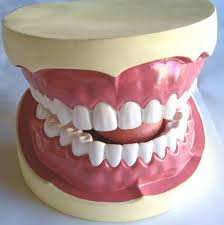
#> input picture ToothDetection/Teeth_Target/Target.jpg, 224 x 225 px, found by its file name
$ python TETS5.py
#> lines starting #> are read from the running program, lines starting #| are printed output that depends on the picture
import cv2
import numpy as np
import glob

class MyObj():
    template = None
    w = None
    h = None

def tooth(temp,c):
    res = cv2.matchTemplate(img_gray, temp.template, cv2.TM_CCOEFF_NORMED)
    threshold = 0.95
    loc = np.where(res >= threshold)
    if(len(loc)==0):
        return
    for pt in zip(*loc[::-1]):
        cv2.rectangle(img_rgb, (pt[0]+7,pt[1]+7), (pt[0] + temp.w - 7, pt[1] + temp.h - 7), (0, 0, 255), 2)
        cv2.rectangle(img_gray, pt, (pt[0] + temp.w, pt[1] + temp.h), (0, 0, 255), -1)
        cv2.imshow("NJK",img_gray)
        cv2.waitKey()
        c += 1
        break
    tooth(temp,c)

img_rgb = cv2.imread('Target.jpg')
#> img_rgb is the input picture: shape (225, 224, 3); mean B, G, R 150.6, 154.1, 176.3
img_gray = cv2.cvtColor(img_rgb, cv2.COLOR_BGR2GRAY)
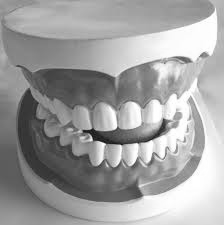
#> img_gray: shape (225, 224); min 18, max 255, mean 160.4

files = glob.glob("./Tooth_images/*")

MyTemplateList = []

for pth in files:
    temp = MyObj()
    temp.template = cv2.imread(pth,0)
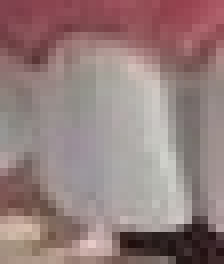
#> input picture ToothDetection/Tooth_images/1.jpg, 28 x 33 px (shown 8 times larger)
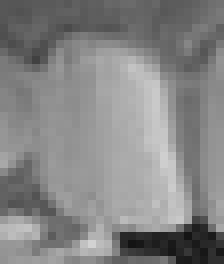
#> temp.template: shape (33, 28) (shown 8 times larger); min 19, max 210, mean 132.7
    w, h = temp.template.shape[::-1]
#> w = 28; h = 33
    temp.w = w
#> temp.w = 28
    temp.h = h
#> temp.h = 33
    MyTemplateList.append(temp)
#> pass 2 of the loop `for pth in files:`:
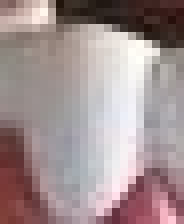
#> input picture ToothDetection/Tooth_images/2.jpg, 23 x 28 px (shown 8 times larger)
#> `temp.template = cv2.imread(pth,0)`:
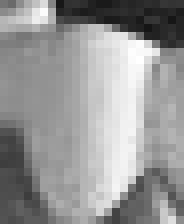
#> temp.template: shape (28, 23) (shown 8 times larger); min 20, max 255, mean 150
#> pass 3 of the loop `for pth in files:`:
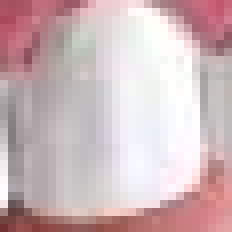
#> input picture ToothDetection/Tooth_images/5.png, 29 x 29 px (shown 8 times larger)
#> `temp.template = cv2.imread(pth,0)`:
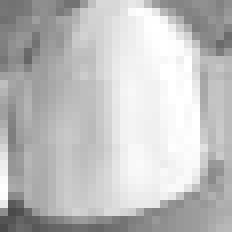
#> temp.template: shape (29, 29) (shown 8 times larger); min 74, max 255, mean 191.2

print(len(MyTemplateList))
#template = cv2.imread('coin.jpg',0)
#w, h = template.shape[::-1]
c=0
for temp in MyTemplateList:
#> (the run stopped early here; a loop or call above may not have finished)
